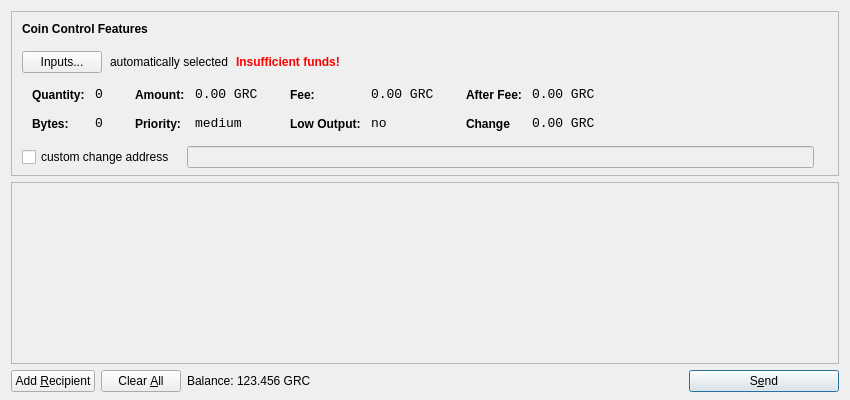
<?xml version="1.0" encoding="UTF-8"?>
<ui version="4.0">
 <class>SendCoinsDialog</class>
 <widget class="QDialog" name="SendCoinsDialog">
  <property name="geometry">
   <rect>
    <x>0</x>
    <y>0</y>
    <width>850</width>
    <height>400</height>
   </rect>
  </property>
  <property name="windowTitle">
   <string>Send Coins</string>
  </property>
  <layout class="QVBoxLayout" name="verticalLayout" stretch="0,1,0">
   <property name="bottomMargin">
    <number>8</number>
   </property>
   <item>
    <widget class="QFrame" name="frameCoinControl">
     <property name="sizePolicy">
      <sizepolicy hsizetype="Expanding" vsizetype="Expanding">
       <horstretch>0</horstretch>
       <verstretch>0</verstretch>
      </sizepolicy>
     </property>
     <property name="maximumSize">
      <size>
       <width>16777215</width>
       <height>16777215</height>
      </size>
     </property>
     <property name="frameShape">
      <enum>QFrame::StyledPanel</enum>
     </property>
     <property name="frameShadow">
      <enum>QFrame::Sunken</enum>
     </property>
     <layout class="QVBoxLayout" name="verticalLayoutCoinControl2">
      <property name="spacing">
       <number>6</number>
      </property>
      <property name="leftMargin">
       <number>0</number>
      </property>
      <property name="topMargin">
       <number>0</number>
      </property>
      <property name="rightMargin">
       <number>0</number>
      </property>
      <property name="bottomMargin">
       <number>6</number>
      </property>
      <item>
       <layout class="QVBoxLayout" name="verticalLayoutCoinControl" stretch="0,0,0,0,1">
        <property name="spacing">
         <number>0</number>
        </property>
        <property name="leftMargin">
         <number>10</number>
        </property>
        <property name="topMargin">
         <number>10</number>
        </property>
        <item>
         <layout class="QHBoxLayout" name="horizontalLayoutCoinControl1">
          <property name="bottomMargin">
           <number>15</number>
          </property>
          <item>
           <widget class="QLabel" name="labelCoinControlFeatures">
            <property name="sizePolicy">
             <sizepolicy hsizetype="Preferred" vsizetype="Maximum">
              <horstretch>0</horstretch>
              <verstretch>0</verstretch>
             </sizepolicy>
            </property>
            <property name="font">
             <font>
              <weight>75</weight>
              <bold>true</bold>
             </font>
            </property>
            <property name="styleSheet">
             <string notr="true">font-weight:bold;</string>
            </property>
            <property name="text">
             <string>Coin Control Features</string>
            </property>
           </widget>
          </item>
         </layout>
        </item>
        <item>
         <layout class="QHBoxLayout" name="horizontalLayoutCoinControl2" stretch="0,0,0,0">
          <property name="spacing">
           <number>8</number>
          </property>
          <property name="bottomMargin">
           <number>10</number>
          </property>
          <item>
           <widget class="QPushButton" name="pushButtonCoinControl">
            <property name="styleSheet">
             <string notr="true"/>
            </property>
            <property name="text">
             <string>Inputs...</string>
            </property>
           </widget>
          </item>
          <item>
           <widget class="QLabel" name="labelCoinControlAutomaticallySelected">
            <property name="text">
             <string>automatically selected</string>
            </property>
            <property name="margin">
             <number>5</number>
            </property>
           </widget>
          </item>
          <item>
           <widget class="QLabel" name="labelCoinControlInsuffFunds">
            <property name="font">
             <font>
              <weight>75</weight>
              <bold>true</bold>
             </font>
            </property>
            <property name="styleSheet">
             <string notr="true">color:red;font-weight:bold;</string>
            </property>
            <property name="text">
             <string>Insufficient funds!</string>
            </property>
            <property name="margin">
             <number>5</number>
            </property>
           </widget>
          </item>
          <item>
           <spacer name="horizontalSpacerCoinControl">
            <property name="orientation">
             <enum>Qt::Horizontal</enum>
            </property>
            <property name="sizeHint" stdset="0">
             <size>
              <width>40</width>
              <height>1</height>
             </size>
            </property>
           </spacer>
          </item>
         </layout>
        </item>
        <item>
         <widget class="QWidget" name="widgetCoinControl" native="true">
          <property name="sizePolicy">
           <sizepolicy hsizetype="Preferred" vsizetype="Preferred">
            <horstretch>0</horstretch>
            <verstretch>0</verstretch>
           </sizepolicy>
          </property>
          <property name="minimumSize">
           <size>
            <width>0</width>
            <height>0</height>
           </size>
          </property>
          <property name="styleSheet">
           <string notr="true"/>
          </property>
          <layout class="QHBoxLayout" name="horizontalLayoutCoinControl5">
           <property name="leftMargin">
            <number>0</number>
           </property>
           <property name="topMargin">
            <number>0</number>
           </property>
           <property name="rightMargin">
            <number>0</number>
           </property>
           <property name="bottomMargin">
            <number>0</number>
           </property>
           <item>
            <layout class="QHBoxLayout" name="horizontalLayoutCoinControl3" stretch="0,0,0,1">
             <property name="spacing">
              <number>20</number>
             </property>
             <property name="topMargin">
              <number>0</number>
             </property>
             <property name="bottomMargin">
              <number>10</number>
             </property>
             <item>
              <layout class="QFormLayout" name="formLayoutCoinControl1">
               <property name="horizontalSpacing">
                <number>10</number>
               </property>
               <property name="verticalSpacing">
                <number>14</number>
               </property>
               <property name="leftMargin">
                <number>10</number>
               </property>
               <property name="topMargin">
                <number>4</number>
               </property>
               <property name="rightMargin">
                <number>6</number>
               </property>
               <item row="0" column="0">
                <widget class="QLabel" name="labelCoinControlQuantityText">
                 <property name="styleSheet">
                  <string notr="true">font-weight:bold;</string>
                 </property>
                 <property name="text">
                  <string>Quantity:</string>
                 </property>
                 <property name="margin">
                  <number>0</number>
                 </property>
                </widget>
               </item>
               <item row="0" column="1">
                <widget class="QLabel" name="labelCoinControlQuantity">
                 <property name="font">
                  <font>
                   <family>Monospace</family>
                   <pointsize>10</pointsize>
                  </font>
                 </property>
                 <property name="cursor">
                  <cursorShape>IBeamCursor</cursorShape>
                 </property>
                 <property name="contextMenuPolicy">
                  <enum>Qt::ActionsContextMenu</enum>
                 </property>
                 <property name="text">
                  <string>0</string>
                 </property>
                 <property name="margin">
                  <number>0</number>
                 </property>
                 <property name="textInteractionFlags">
                  <set>Qt::LinksAccessibleByMouse|Qt::TextSelectableByKeyboard|Qt::TextSelectableByMouse</set>
                 </property>
                </widget>
               </item>
               <item row="1" column="0">
                <widget class="QLabel" name="labelCoinControlBytesText">
                 <property name="styleSheet">
                  <string notr="true">font-weight:bold;</string>
                 </property>
                 <property name="text">
                  <string>Bytes:</string>
                 </property>
                </widget>
               </item>
               <item row="1" column="1">
                <widget class="QLabel" name="labelCoinControlBytes">
                 <property name="font">
                  <font>
                   <family>Monospace</family>
                   <pointsize>10</pointsize>
                  </font>
                 </property>
                 <property name="cursor">
                  <cursorShape>IBeamCursor</cursorShape>
                 </property>
                 <property name="contextMenuPolicy">
                  <enum>Qt::ActionsContextMenu</enum>
                 </property>
                 <property name="text">
                  <string>0</string>
                 </property>
                 <property name="textInteractionFlags">
                  <set>Qt::LinksAccessibleByMouse|Qt::TextSelectableByKeyboard|Qt::TextSelectableByMouse</set>
                 </property>
                </widget>
               </item>
              </layout>
             </item>
             <item>
              <layout class="QFormLayout" name="formLayoutCoinControl2">
               <property name="horizontalSpacing">
                <number>10</number>
               </property>
               <property name="verticalSpacing">
                <number>14</number>
               </property>
               <property name="leftMargin">
                <number>6</number>
               </property>
               <property name="topMargin">
                <number>4</number>
               </property>
               <property name="rightMargin">
                <number>6</number>
               </property>
               <item row="0" column="0">
                <widget class="QLabel" name="labelCoinControlAmountText">
                 <property name="styleSheet">
                  <string notr="true">font-weight:bold;</string>
                 </property>
                 <property name="text">
                  <string>Amount:</string>
                 </property>
                 <property name="margin">
                  <number>0</number>
                 </property>
                </widget>
               </item>
               <item row="0" column="1">
                <widget class="QLabel" name="labelCoinControlAmount">
                 <property name="font">
                  <font>
                   <family>Monospace</family>
                   <pointsize>10</pointsize>
                  </font>
                 </property>
                 <property name="cursor">
                  <cursorShape>IBeamCursor</cursorShape>
                 </property>
                 <property name="contextMenuPolicy">
                  <enum>Qt::ActionsContextMenu</enum>
                 </property>
                 <property name="text">
                  <string>0.00 GRC</string>
                 </property>
                 <property name="textInteractionFlags">
                  <set>Qt::LinksAccessibleByMouse|Qt::TextSelectableByKeyboard|Qt::TextSelectableByMouse</set>
                 </property>
                </widget>
               </item>
               <item row="1" column="0">
                <widget class="QLabel" name="labelCoinControlPriorityText">
                 <property name="styleSheet">
                  <string notr="true">font-weight:bold;</string>
                 </property>
                 <property name="text">
                  <string>Priority:</string>
                 </property>
                </widget>
               </item>
               <item row="1" column="1">
                <widget class="QLabel" name="labelCoinControlPriority">
                 <property name="font">
                  <font>
                   <family>Monospace</family>
                   <pointsize>10</pointsize>
                  </font>
                 </property>
                 <property name="cursor">
                  <cursorShape>IBeamCursor</cursorShape>
                 </property>
                 <property name="contextMenuPolicy">
                  <enum>Qt::ActionsContextMenu</enum>
                 </property>
                 <property name="text">
                  <string>medium</string>
                 </property>
                 <property name="textInteractionFlags">
                  <set>Qt::LinksAccessibleByMouse|Qt::TextSelectableByKeyboard|Qt::TextSelectableByMouse</set>
                 </property>
                </widget>
               </item>
              </layout>
             </item>
             <item>
              <layout class="QFormLayout" name="formLayoutCoinControl3">
               <property name="horizontalSpacing">
                <number>10</number>
               </property>
               <property name="verticalSpacing">
                <number>14</number>
               </property>
               <property name="leftMargin">
                <number>6</number>
               </property>
               <property name="topMargin">
                <number>4</number>
               </property>
               <property name="rightMargin">
                <number>6</number>
               </property>
               <item row="0" column="0">
                <widget class="QLabel" name="labelCoinControlFeeText">
                 <property name="styleSheet">
                  <string notr="true">font-weight:bold;</string>
                 </property>
                 <property name="text">
                  <string>Fee:</string>
                 </property>
                 <property name="margin">
                  <number>0</number>
                 </property>
                </widget>
               </item>
               <item row="0" column="1">
                <widget class="QLabel" name="labelCoinControlFee">
                 <property name="font">
                  <font>
                   <family>Monospace</family>
                   <pointsize>10</pointsize>
                  </font>
                 </property>
                 <property name="cursor">
                  <cursorShape>IBeamCursor</cursorShape>
                 </property>
                 <property name="contextMenuPolicy">
                  <enum>Qt::ActionsContextMenu</enum>
                 </property>
                 <property name="text">
                  <string>0.00 GRC</string>
                 </property>
                 <property name="textInteractionFlags">
                  <set>Qt::LinksAccessibleByMouse|Qt::TextSelectableByKeyboard|Qt::TextSelectableByMouse</set>
                 </property>
                </widget>
               </item>
               <item row="1" column="0">
                <widget class="QLabel" name="labelCoinControlLowOutputText">
                 <property name="styleSheet">
                  <string notr="true">font-weight:bold;</string>
                 </property>
                 <property name="text">
                  <string>Low Output:</string>
                 </property>
                </widget>
               </item>
               <item row="1" column="1">
                <widget class="QLabel" name="labelCoinControlLowOutput">
                 <property name="font">
                  <font>
                   <family>Monospace</family>
                   <pointsize>10</pointsize>
                  </font>
                 </property>
                 <property name="cursor">
                  <cursorShape>IBeamCursor</cursorShape>
                 </property>
                 <property name="contextMenuPolicy">
                  <enum>Qt::ActionsContextMenu</enum>
                 </property>
                 <property name="text">
                  <string>no</string>
                 </property>
                 <property name="textInteractionFlags">
                  <set>Qt::LinksAccessibleByMouse|Qt::TextSelectableByKeyboard|Qt::TextSelectableByMouse</set>
                 </property>
                </widget>
               </item>
              </layout>
             </item>
             <item>
              <layout class="QFormLayout" name="formLayoutCoinControl4">
               <property name="horizontalSpacing">
                <number>10</number>
               </property>
               <property name="verticalSpacing">
                <number>14</number>
               </property>
               <property name="leftMargin">
                <number>6</number>
               </property>
               <property name="topMargin">
                <number>4</number>
               </property>
               <property name="rightMargin">
                <number>6</number>
               </property>
               <item row="0" column="0">
                <widget class="QLabel" name="labelCoinControlAfterFeeText">
                 <property name="styleSheet">
                  <string notr="true">font-weight:bold;</string>
                 </property>
                 <property name="text">
                  <string>After Fee:</string>
                 </property>
                 <property name="margin">
                  <number>0</number>
                 </property>
                </widget>
               </item>
               <item row="0" column="1">
                <widget class="QLabel" name="labelCoinControlAfterFee">
                 <property name="font">
                  <font>
                   <family>Monospace</family>
                   <pointsize>10</pointsize>
                  </font>
                 </property>
                 <property name="cursor">
                  <cursorShape>IBeamCursor</cursorShape>
                 </property>
                 <property name="contextMenuPolicy">
                  <enum>Qt::ActionsContextMenu</enum>
                 </property>
                 <property name="text">
                  <string>0.00 GRC</string>
                 </property>
                 <property name="textInteractionFlags">
                  <set>Qt::LinksAccessibleByMouse|Qt::TextSelectableByKeyboard|Qt::TextSelectableByMouse</set>
                 </property>
                </widget>
               </item>
               <item row="1" column="0">
                <widget class="QLabel" name="labelCoinControlChangeText">
                 <property name="styleSheet">
                  <string notr="true">font-weight:bold;</string>
                 </property>
                 <property name="text">
                  <string>Change</string>
                 </property>
                </widget>
               </item>
               <item row="1" column="1">
                <widget class="QLabel" name="labelCoinControlChange">
                 <property name="font">
                  <font>
                   <family>Monospace</family>
                   <pointsize>10</pointsize>
                  </font>
                 </property>
                 <property name="cursor">
                  <cursorShape>IBeamCursor</cursorShape>
                 </property>
                 <property name="contextMenuPolicy">
                  <enum>Qt::ActionsContextMenu</enum>
                 </property>
                 <property name="text">
                  <string>0.00 GRC</string>
                 </property>
                 <property name="textInteractionFlags">
                  <set>Qt::LinksAccessibleByMouse|Qt::TextSelectableByKeyboard|Qt::TextSelectableByMouse</set>
                 </property>
                </widget>
               </item>
              </layout>
             </item>
            </layout>
           </item>
          </layout>
         </widget>
        </item>
        <item>
         <layout class="QHBoxLayout" name="horizontalLayoutCoinControl4" stretch="0,0,0">
          <property name="spacing">
           <number>12</number>
          </property>
          <property name="sizeConstraint">
           <enum>QLayout::SetDefaultConstraint</enum>
          </property>
          <property name="topMargin">
           <number>5</number>
          </property>
          <property name="rightMargin">
           <number>5</number>
          </property>
          <item>
           <widget class="QCheckBox" name="checkBoxCoinControlChange">
            <property name="text">
             <string>custom change address</string>
            </property>
           </widget>
          </item>
          <item>
           <widget class="QLineEdit" name="lineEditCoinControlChange">
            <property name="enabled">
             <bool>false</bool>
            </property>
            <property name="sizePolicy">
             <sizepolicy hsizetype="Expanding" vsizetype="Fixed">
              <horstretch>0</horstretch>
              <verstretch>0</verstretch>
             </sizepolicy>
            </property>
           </widget>
          </item>
          <item>
           <widget class="QLabel" name="labelCoinControlChangeLabel">
            <property name="sizePolicy">
             <sizepolicy hsizetype="Preferred" vsizetype="Expanding">
              <horstretch>0</horstretch>
              <verstretch>0</verstretch>
             </sizepolicy>
            </property>
            <property name="minimumSize">
             <size>
              <width>0</width>
              <height>0</height>
             </size>
            </property>
            <property name="text">
             <string/>
            </property>
            <property name="margin">
             <number>3</number>
            </property>
           </widget>
          </item>
         </layout>
        </item>
        <item>
         <spacer name="verticalSpacerCoinControl">
          <property name="orientation">
           <enum>Qt::Vertical</enum>
          </property>
          <property name="sizeHint" stdset="0">
           <size>
            <width>800</width>
            <height>1</height>
           </size>
          </property>
         </spacer>
        </item>
       </layout>
      </item>
     </layout>
    </widget>
   </item>
   <item>
    <widget class="QScrollArea" name="scrollArea">
     <property name="styleSheet">
      <string notr="true">background-image: url(:/images/bkg);</string>
     </property>
     <property name="widgetResizable">
      <bool>true</bool>
     </property>
     <widget class="QWidget" name="scrollAreaWidgetContents">
      <property name="geometry">
       <rect>
        <x>0</x>
        <y>0</y>
        <width>830</width>
        <height>172</height>
       </rect>
      </property>
      <layout class="QVBoxLayout" name="verticalLayout_2">
       <property name="leftMargin">
        <number>0</number>
       </property>
       <property name="topMargin">
        <number>0</number>
       </property>
       <property name="rightMargin">
        <number>0</number>
       </property>
       <property name="bottomMargin">
        <number>0</number>
       </property>
       <item>
        <layout class="QVBoxLayout" name="entries">
         <property name="spacing">
          <number>6</number>
         </property>
        </layout>
       </item>
       <item>
        <spacer name="verticalSpacer">
         <property name="orientation">
          <enum>Qt::Vertical</enum>
         </property>
         <property name="sizeHint" stdset="0">
          <size>
           <width>20</width>
           <height>40</height>
          </size>
         </property>
        </spacer>
       </item>
      </layout>
     </widget>
    </widget>
   </item>
   <item>
    <layout class="QHBoxLayout" name="horizontalLayout">
     <item>
      <widget class="QPushButton" name="addButton">
       <property name="toolTip">
        <string>Send to multiple recipients at once</string>
       </property>
       <property name="text">
        <string>Add &amp;Recipient</string>
       </property>
       <property name="icon">
        <iconset resource="../bitcoin.qrc">
         <normaloff>:/icons/add</normaloff>:/icons/add</iconset>
       </property>
       <property name="autoDefault">
        <bool>false</bool>
       </property>
      </widget>
     </item>
     <item>
      <widget class="QPushButton" name="clearButton">
       <property name="sizePolicy">
        <sizepolicy hsizetype="Minimum" vsizetype="Fixed">
         <horstretch>0</horstretch>
         <verstretch>0</verstretch>
        </sizepolicy>
       </property>
       <property name="toolTip">
        <string>Remove all transaction fields</string>
       </property>
       <property name="text">
        <string>Clear &amp;All</string>
       </property>
       <property name="icon">
        <iconset resource="../bitcoin.qrc">
         <normaloff>:/icons/remove</normaloff>:/icons/remove</iconset>
       </property>
       <property name="autoRepeatDelay">
        <number>300</number>
       </property>
       <property name="autoDefault">
        <bool>false</bool>
       </property>
      </widget>
     </item>
     <item>
      <layout class="QHBoxLayout" name="horizontalLayout_2">
       <property name="spacing">
        <number>3</number>
       </property>
       <item>
        <widget class="QLabel" name="label">
         <property name="sizePolicy">
          <sizepolicy hsizetype="Preferred" vsizetype="Fixed">
           <horstretch>0</horstretch>
           <verstretch>0</verstretch>
          </sizepolicy>
         </property>
         <property name="text">
          <string>Balance:</string>
         </property>
        </widget>
       </item>
       <item>
        <widget class="QLabel" name="labelBalance">
         <property name="sizePolicy">
          <sizepolicy hsizetype="Preferred" vsizetype="Fixed">
           <horstretch>0</horstretch>
           <verstretch>0</verstretch>
          </sizepolicy>
         </property>
         <property name="cursor">
          <cursorShape>IBeamCursor</cursorShape>
         </property>
         <property name="text">
          <string>123.456 GRC</string>
         </property>
         <property name="textInteractionFlags">
          <set>Qt::LinksAccessibleByMouse|Qt::TextSelectableByKeyboard|Qt::TextSelectableByMouse</set>
         </property>
        </widget>
       </item>
      </layout>
     </item>
     <item>
      <spacer name="horizontalSpacer">
       <property name="orientation">
        <enum>Qt::Horizontal</enum>
       </property>
       <property name="sizeHint" stdset="0">
        <size>
         <width>40</width>
         <height>20</height>
        </size>
       </property>
      </spacer>
     </item>
     <item>
      <widget class="QPushButton" name="sendButton">
       <property name="minimumSize">
        <size>
         <width>150</width>
         <height>0</height>
        </size>
       </property>
       <property name="toolTip">
        <string>Confirm the send action</string>
       </property>
       <property name="text">
        <string>S&amp;end</string>
       </property>
       <property name="icon">
        <iconset resource="../bitcoin.qrc">
         <normaloff>:/icons/send</normaloff>:/icons/send</iconset>
       </property>
       <property name="default">
        <bool>true</bool>
       </property>
      </widget>
     </item>
    </layout>
   </item>
  </layout>
 </widget>
 <resources>
  <include location="../bitcoin.qrc"/>
 </resources>
 <connections/>
</ui>
